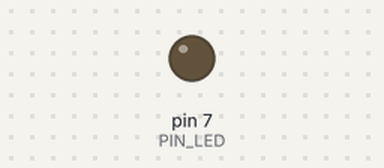
A sketch run on a simulated Arduino Uno, built with avr-gcc and run on an emulated ATmega328P. Parts: output pins drawn as LEDs (lit = HIGH). Dashed ring = blinking. At 3.0 s the program stops and its outputs stay as they are.

Above: at 0.5 s.
At 2.7 s:
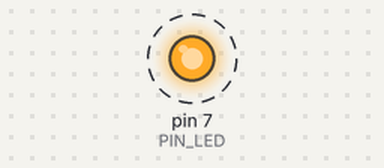
Timing chart, 0 to 3.0 s (numbered marks = the images above):
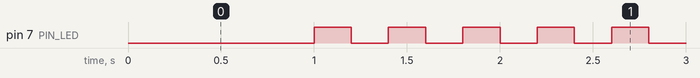

Measured:
- by itself, pin 7 (PIN_LED): alternates HIGH for 0.20 s and LOW for 0.20 s, 11 changes in all, then stays HIGH

The sketch:

05_practice_2.ino
```cpp
#define PIN_LED 7

void setup() {
  // put your setup code here, to run once:
  pinMode(PIN_LED, OUTPUT);
}

void loop() {
  // put your main code here, to run repeatedly:
  digitalWrite(PIN_LED,0);
  delay(1000);
  for(int i=0;i<5;i++){
    digitalWrite(PIN_LED,1);
    delay(200);
    digitalWrite(PIN_LED,0);
    delay(200);
  }
  digitalWrite(PIN_LED,1);
  while(1){
    ;
  }
}
```
